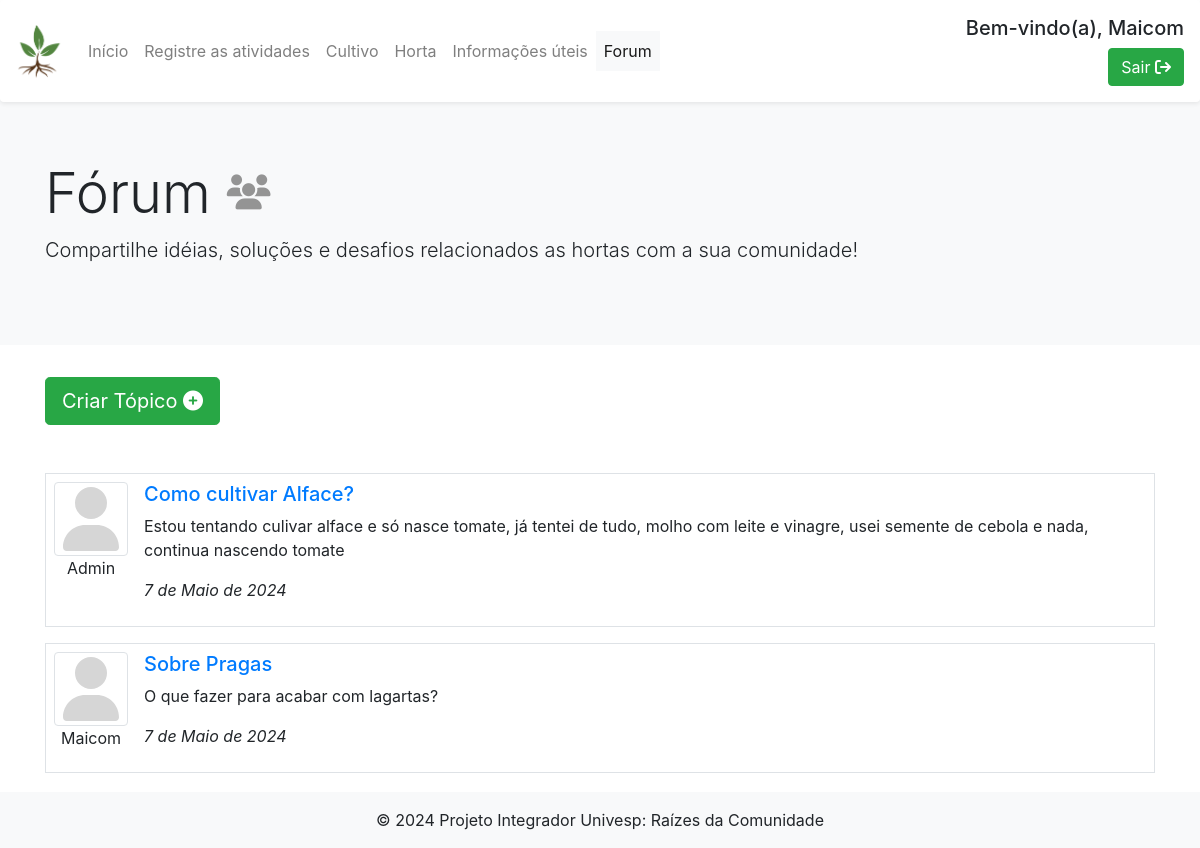
Page /authuser/forum/ (signed in) on the earlier database version.
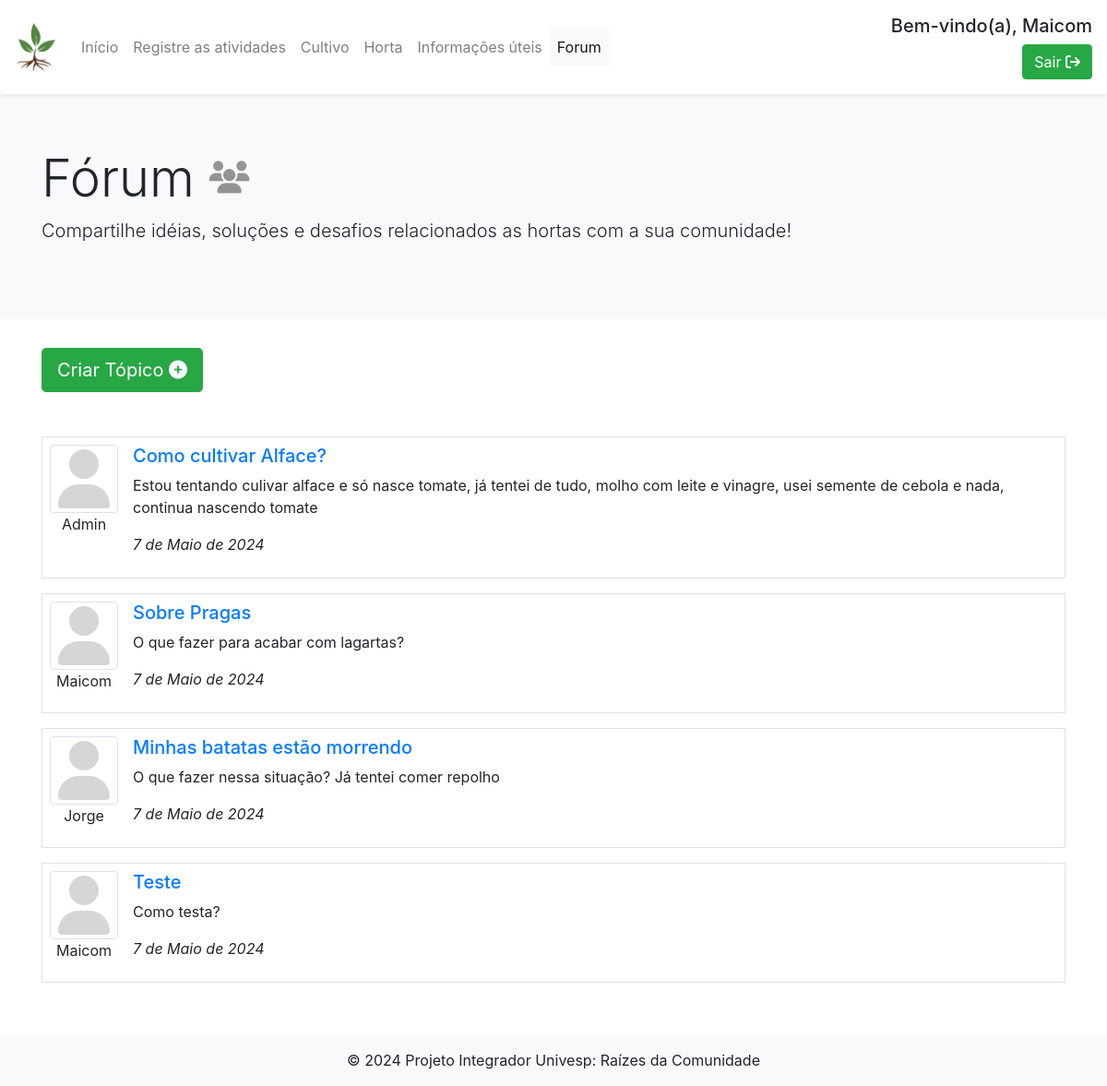
Same page on the later database version.
### app_forum/models.py (models this page shows)
class Topico(models.Model):
    criador = models.ForeignKey(User, on_delete=models.CASCADE)
    data = models.DateField(auto_now_add=True)
    titulo = models.CharField(max_length=50)
    descricao = models.CharField(max_length=50)

### app_forum/views.py (the view)
# urls.py: path('forum/', forum, name='forum'),
@login_required(login_url="/login/login")
def forum(request):
    lista_topicos = {}
    try:
        lista_topicos = Topico.objects.all()
        return render(request, "forum/forum.html", {'topicos' : lista_topicos})
    except Topico.DoesNotExist:
        return render(request, "forum/forum.html")

### templates/forum/forum.html (shortened to what this page needs)
{% extends 'base.html' %}
{% block conteudo %}
<div class="jumbotron jumbotron-fluid bg-light">
  <div class="container">
    <h1 class="display-4">Fórum <i class="fa-solid fa-users fa-2xs" style="color: #949494;"></i></h1>
    <p class="lead">Compartilhe idéias, soluções e desafios relacionados as hortas com a sua comunidade!</p>
  </div>
</div>
<section>
  <div class="container">
    <button type="button" class="btn btn-success btn-lg mb-5" data-toggle="modal" data-target="#modalForum" data-whatever="@mdo">Criar Tópico <i class="fa-solid fa-circle-plus" style="color: #ffffff;"></i></button>
  {% if topicos %}
    {% for topico in topicos  %}
      <div class="media border p-2 mb-3">
        <div class="d-flex flex-column">
          <img class="img-thumbnail" src="/media/user-solid.svg" alt="imagem usuario">
          <span class="text-center">{{topico.criador}}</span>
        </div>
        <div class="media-body ml-3">
          <a href={% url "topico" pk=topico.id %}><h5 class="mt-0">{{topico.titulo}}</h5></a>
          <p>{{topico.descricao}}</p>
          <p><em>{{topico.data}}</em></p>
        </div>
      </div>
    {% endfor %}
  {% else %}
    <div class="alert alert-warning text-center" role="alert">
      Não há tópicos para serem exibidos!
    </div>
  {% endif %}
  </div>
</section>
{% endblock %}

Differences in the rows shown:
added Topico: criador "Jorge", titulo "Minhas batatas estão morrendo", descricao "O que fazer nessa situação? Já tentei comer repolho", data "7 de Maio de 2024"
added Topico: criador "Maicom", titulo "Teste", descricao "Como testa?", data "7 de Maio de 2024"
